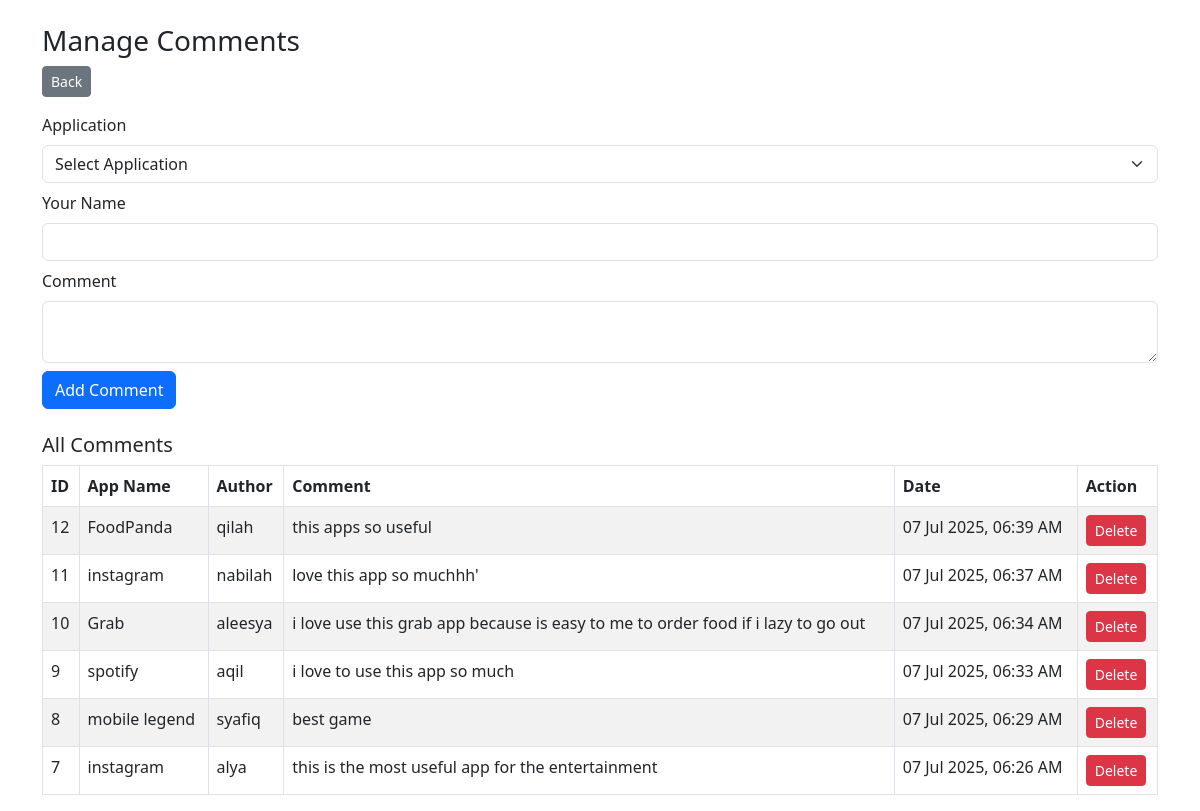
The page /comments.php on the database its author committed.
### tables this page shows
CREATE TABLE `comments` (
  `id` int(11) NOT NULL,
  `application_id` int(11) NOT NULL,
  `author` varchar(100) NOT NULL,
  `content` text NOT NULL,
  `created_at` timestamp NOT NULL DEFAULT current_timestamp()
);

CREATE TABLE `applications` (
  `id` int(11) NOT NULL,
  `name` varchar(100) NOT NULL,
  `description` text DEFAULT NULL,
  `rating` decimal(3,1) DEFAULT NULL,
  `category_id` int(11) DEFAULT NULL,
  `image_path` varchar(255) DEFAULT NULL,
  `is_active` tinyint(1) DEFAULT 1,
  `created_at` timestamp NOT NULL DEFAULT current_timestamp(),
  `updated_at` timestamp NOT NULL DEFAULT current_timestamp() ON UPDATE current_timestamp()
);

### comments.php (the view, shortened to what this page needs)
<?php
include 'db.php';
?>
<!DOCTYPE html>
<html>
<head>
    <link href="https://cdn.jsdelivr.net/npm/bootstrap@5.3.0/dist/css/bootstrap.min.css" rel="stylesheet">
</head>
<body>
<div class="container mt-4">
    <h3>Manage Comments</h3>
    <a href="index.php" class="btn btn-secondary btn-sm mb-3">Back</a>
    <div class="mb-4">
        <form method="POST">
            <div class="mb-2">
                <label class="form-label">Application</label>
                <select name="application_id" class="form-select" required>
                    <option value="">Select Application</option>
                </select>
            </div>
            <div class="mb-2">
                <label class="form-label">Your Name</label>
                <input type="text" name="author" class="form-control" required>
            </div>
            <div class="mb-2">
                <label class="form-label">Comment</label>
                <textarea name="content" class="form-control" required></textarea>
            </div>
            <button type="submit" name="add_comment" class="btn btn-primary">Add Comment</button>
        </form>
    </div>
    <h5>All Comments</h5>
    <table class="table table-bordered table-striped">
        <thead>
            <tr>
                <th>ID</th>
                <th>App Name</th>
                <th>Author</th>
                <th>Comment</th>
                <th>Date</th>
                <th>Action</th>
            </tr>
        </thead>
        <tbody>
            <?php
            $result = $conn->query("
                SELECT c.*, a.name AS app_name
                FROM comments c
                JOIN applications a ON c.application_id = a.id
                ORDER BY c.created_at DESC
            ");
            if ($result->num_rows > 0):
                while ($row = $result->fetch_assoc()):
            ?>
            <tr>
                <td><?= $row['id'] ?></td>
                <td><?= htmlspecialchars($row['app_name']) ?></td>
                <td><?= htmlspecialchars($row['author']) ?></td>
                <td><?= htmlspecialchars($row['content']) ?></td>
                <td><?= date('d M Y, h:i A', strtotime($row['created_at'])) ?></td>
                <td>
                    <a href="comments.php?delete_id=<?= $row['id'] ?>"
                       class="btn btn-sm btn-danger"
                       onclick="return confirm('Delete this comment?')">Delete</a>
                </td>
            </tr>
            <?php endwhile; else: ?>
            <tr>
                <td colspan="6" class="text-center text-muted">No comments found.</td>
            </tr>
            <?php endif; ?>
        </tbody>
    </table>
</div>
</body>
</html>

### rows shown on the page
comments: id "12", application.name "FoodPanda", author "qilah", content "this apps so useful", created_at "07 Jul 2025, 06:39 AM"
comments: id "11", application.name "instagram", author "nabilah", content "love this app so muchhh'", created_at "07 Jul 2025, 06:37 AM"
comments: id "10", application.name "Grab", author "aleesya", content "i love use this grab app because is easy to me to order food if i lazy to go out", created_at "07 Jul 2025, 06:34 AM"
comments: id "9", application.name "spotify", author "aqil", content "i love to use this app so much", created_at "07 Jul 2025, 06:33 AM"
comments: id "8", application.name "mobile legend", author "syafiq", content "best game", created_at "07 Jul 2025, 06:29 AM"
comments: id "7", application.name "instagram", author "alya", content "this is the most useful app for the entertainment", created_at "07 Jul 2025, 06:26 AM"
